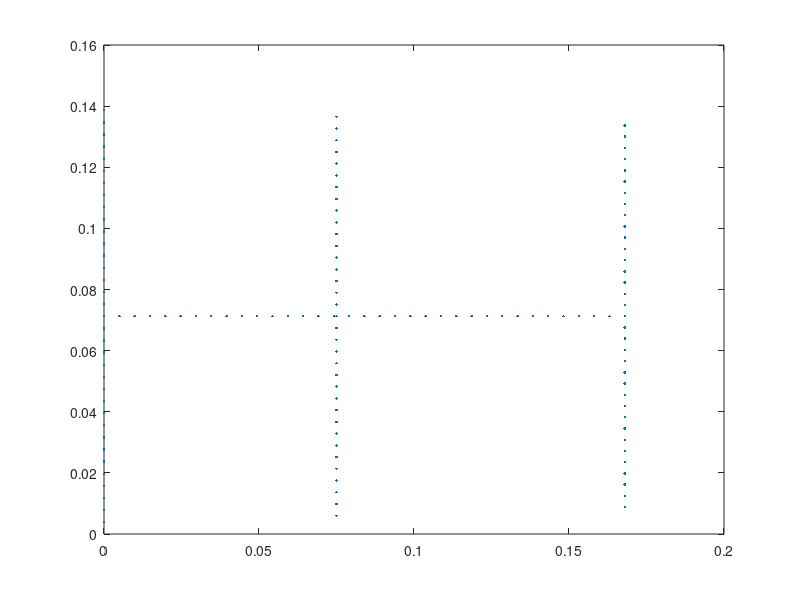

This figure's MATLAB source: (Note: this script raises an error after producing the figure.)
function Prob_3b()
clc
close all
f=1e9;u0=4*pi*1e-7;e0=1/36/pi*1e-9;
w=2*pi*f;
Imped=[];
lambda=3e8/f;
k0=w/3e8;
%first the antenna should be discretize in N1 N2 N3 part for every
%parasitic element
%For Reflector
for N1=35:8:65

    L1=0.475*lambda;
    dl1=L1/(N1+2);
    X=zeros(N1,1);
    Y=zeros(N1,1);
    Z=(linspace(dl1,L1-dl1,N1))';
    DL=ones(N1,1)*dl1;
    Num=ones(N1,1);
    %For Dipole
%     N21=floor(N1/2);
%     L2=0.23*lambda;
%     dl21=L2/(N21+1);
%     X=[X;ones(N21,1)*lambda/4];
%     Y=[Y;zeros(N21,1)];
%     Z=[Z;(linspace(.24*lambda+.015/2*lambda,L2-dl21+.23*lambda+.015/2*lambda,N21))'];
%     DL=[DL;ones(N21,1)*dl21];
% 
%     N22=floor(N1/2);
%     dl22=L2/(N22+1);
%     X=[X;ones(N22,1)*lambda/4];
%     Y=[Y;zeros(N22,1)];
%     Z=[Z;(linspace(dl22+.015/2*lambda,.22*lambda+.015/2*lambda,N22))'];
%     DL=[DL;ones(N22,1)*dl22];
%     N2=N21+N22;

    N2=N1;
    L2=0.46*lambda;
    dl2=L2/(N2+2);
    X=[X;ones(N2,1)*lambda/4];
    Y=[Y;zeros(N2,1)];
    Z=[Z;(linspace(dl2+.015*lambda/2,L2-dl2+.015*lambda/2,N2))'];
    DL=[DL;ones(N2,1)*dl2];
    Num=[Num;ones(N2,1)*2];
    %For Dirctor
    N3=N1;
    L3=0.44*lambda;
    dl3=L3/(N3+2);
    X=[X;ones(N3,1)*lambda*0.56];
    Y=[Y;zeros(N3,1)];
    Z=[Z;(linspace(dl3+.035/2*lambda,L3-dl3+.035/2*lambda,N3))'];
    DL=[DL;ones(N3,1)*dl3];
    Num=[Num;ones(N3,1)*3];
    %For Boom
    N4=N1;
    L4=.56*lambda;
    dl4=L4/(N4+2);
    X=[X;(linspace(0,L4,N4))'];
    Y=[Y;ones(N4,1)*0];
    Z=[Z;ones(N4,1)*(.23*lambda+.015/2*lambda)];
    DL=[DL;ones(N4,1)*dl4];
    Num=[Num;ones(N4,1)*4];
    figure(4)
    plot(X,Z,'.')
    % %------------------------------------------------------------------
    N=N1+N2+N3+N4;
    d=lambda/1000;
    d1=d;
    for m=1:N
        for n=1:N
            if (Num(n)<4 & Num(m)<4)
                Reff=Psi_1(Z(n),Z(m),DL(m),DL(n),d+abs(X(n)-X(m)));
                psi(m,n)=DL(m)*DL(n)*1/4/pi/Reff*exp(-i*k0*Reff);
                
                Reffpp=Psi_1(Z(n)+DL(n),Z(m)+DL(m),DL(m),DL(n),d+abs(X(n)-X(m)));
                Psipp(m,n)=1/4/pi/Reffpp*exp(-i*k0*Reffpp);

                Reffpn=Psi_1(Z(n)+DL(n),Z(m),DL(m),DL(n),d+abs(X(n)-X(m)));
                Psipn(m,n)=1/4/pi/Reffpn*exp(-i*k0*Reffpn);

                Reffnp=Psi_1(Z(n),Z(m)+DL(m),DL(m),DL(n),d+abs(X(n)-X(m)));
                Psinp(m,n)=1/4/pi/Reffnp*exp(-i*k0*Reffnp);
                
                Reffnn=Psi_1(Z(n),Z(m),DL(m),DL(n),d+abs(X(n)-X(m)));
                Psinn(m,n)=1/4/pi/Reffnn*exp(-i*k0*Reffnn);
                
                
            elseif(Num(m)==4 & Num(n)==4)
                Reff=Psi_1(X(n),X(m),DL(m),DL(n),d);
                psi(m,n)=DL(m)*DL(n)*1/4/pi/Reff*exp(-i*k0*Reff);
                
                Reffpp=Psi_1(X(n)+DL(n)/2,X(m)+DL(m)/2,DL(m),DL(n),d);
                Psipp(m,n)=1/4/pi/Reffpp*exp(-i*k0*Reffpp);

                Reffpn=Psi_1(X(n)+DL(n)/2,X(m)-DL(n)/2,DL(m),DL(n),d);
                Psipn(m,n)=1/4/pi/Reffpn*exp(-i*k0*Reffpn);

                Reffnp=Psi_1(X(n)-DL(m)/2,X(m)+DL(m)/2,DL(m),DL(n),d);
                Psinp(m,n)=1/4/pi/Reffnp*exp(-i*k0*Reffnp);
                
                Reffnn=Psi_1(X(n),X(m),DL(m),DL(n),d);
                Psinn(m,n)=1/4/pi/Reffnn*exp(-i*k0*Reffnn);

            else
%                  Reff=Psi_2(X(n),Z(n),X(m),Z(m),DL(n),DL(m),d1);
%                  psi(m,n)=DL(m)*DL(n)*1/4/pi/Reff*exp(-i*k0*Reff);          
                psi(m,n)=0;
                Reffpp=Psi_2(X(n)+DL(n)/2,Z(n),X(m),Z(m)+DL(m)/2,DL(n),DL(m),d1);
                Psipp(m,n)=1/4/pi/Reffpp*exp(-i*k0*Reffpp);
                Reffpn=Psi_2(X(n)+DL(n)/2,Z(n),X(m),Z(m)-DL(m)/2,DL(n),DL(m),d1);
                Psipn(m,n)=1/4/pi/Reffpn*exp(-i*k0*Reffpn);

                Reffnp=Psi_2(X(n)-DL(n)/2,Z(n),X(m),Z(m)+DL(m)/2,DL(n),DL(m),d1);
                Psinp(m,n)=1/4/pi/Reffnp*exp(-i*k0*Reffnp);
                
                Reffnn=Psi_2(X(n)-DL(n)/2,Z(n),X(m),Z(m)-DL(m)/2,DL(n),DL(m),d1);
                Psinn(m,n)=1/4/pi/Reffnn*exp(-i*k0*Reffnn);
            end

            Z_an(m,n)=i*w*u0*psi(m,n)+(Psipp(m,n)+Psinn(m,n)-Psinp(m,n)-Psipn(m,n))/i/w/e0;
        end
    end
%     V=[zeros(1,N1),zeros(1,(N1-1)/2),1,zeros(1,(N1-1)/2),zeros(1,N3),zeros(1,N4)];
    V=[zeros(1,N1),zeros(1,(N1-1)/2),1,zeros(1,(N1-1)/2),zeros(1,N3),zeros(1,N4)];
    % V=[zeros(1,N1),zeros(1,(N2-1)/2),1,zeros(1,(N2-1)/2)];
    % V=[zeros(1,((N1-1)/2)),1,zeros(1,((N1-1)/2))];
    Y=inv(Z_an);
    J=Y*V';
    %****************************************************************
    J1=[0;J(1:N1);0];
    x=linspace(0,L1,length(J1))/lambda;
    figure(1)
    subplot(4,1,1)
    hold on
    plot(x,abs(J1)*1000,'b')
    J2=[0;J(N1+1:N2+N1);0];
    x=linspace(0,L2,length(J2))/lambda;
    title(['Current distribution for Yagi antenna d=\lambda/1000 L = .475\lambda Reflector'],'FontSize',13)
    xlabel('l/\labmda','FontSize',12)
    ylabel('Milliamperes','FontSize',12)
    subplot(4,1,2)
    hold on
    plot(x,abs(J2)*1000,'b-')
    title(['Current distribution for Yagi antenna d=\lambda/1000 L = .46\lambda Dipole'],'FontSize',13)
    xlabel('l/\labmda','FontSize',12)
    ylabel('Milliamperes','FontSize',12)
    subplot(4,1,3)
    hold on
    J3=[0;J(N1+N2+1:N1+N2+N3);0];
    x=linspace(0,L3,length(J3))/lambda;
    plot(x,abs(J3)*1000,'c-.')
    title(['Current distribution for Yagi antenna d=\lambda/1000 L = .44\lambda Director'],'FontSize',13)
    xlabel('l/\labmda','FontSize',12)
    ylabel('Milliamperes','FontSize',12)
    subplot(4,1,4)
    hold on
    J4=[0;J(N1+N2+N3+1:N);0];
    x=linspace(0,L4,length(J4))/lambda;
    plot(x,abs(J4)*1000,'c-.')
    title(['Current distribution for Yagi antenna d=\lambda/1000 L = .56\lambda Director'],'FontSize',13)
    xlabel('l/\labmda','FontSize',12)
    ylabel('Milliamperes','FontSize',12)
    %****************************************************************
    X1=X(1:N-N4);
    X2=X(N-N4+1:N);
    Z1=Z(1:N-N4);
    Z2=Z(N-N4+1:N);
    J1=J(1:N-N4);
    J2=J(N-N4+1:N);
    g=@(Theta,Phi)sin(Theta)*sum(J1.*exp(i*k0*(cos(Theta)*Z1+sin(Theta)*cos(Phi)*X1)))+cos(Theta)*cos(Phi)*sum(J2.*exp(i*k0*(cos(Theta)*Z2+sin(Theta)*cos(Phi)*X2)));
    %for X direction of Element
    %g1=@(Theta,Phi)cos(Theta)*cos(Phi)*sum(J2.*exp(i*k0*(cos(Theta)*Z2+sin(Theta)*cos(Phi)*X2)));
    g1=@(Theta,Phi)-sin(Phi)*sum(J2.*exp(i*k0*(cos(Theta)*Z2+sin(Theta)*cos(Phi)*X2)));
    Patternt1=[];
    Patternt2=[];
    theta=-pi:.005:pi;
    phi=linspace(0,2*pi,100);
    theta1=linspace(0,pi,100);
    P=0;
    for th=theta
        Patternt1=[Patternt1,10*log10((abs(g(th,0)))^2)];
        Patternt2=[Patternt2,10*log10((abs(g(pi/2,th)))^2)+10*log10((abs(g1(pi/2,th)))^2)];        
    end
    for th=theta1
        for ph=phi
            P=((abs(g(th,ph)))^2+(abs(g1(th,ph)))^2)*(2*pi/100)*(pi/100)*sin(th)+P;
        end
    end
    figure(2)
    G=10*log10(4*pi/P)+max(Patternt1);
    disp(['Max Gain for Yagi antenna N = ',num2str(N),': ',num2str(G)])
    Temp=find(Patternt1<(max(Patternt1)-45));
    Patternt1(Temp)=[];
    theta(Temp)=[];
    Polar(theta,Patternt1-min(Patternt1),[-35,-25,-15,-5,0],[5,15,25,40,45])
    title('Raidiation Pattern for 3 Element Yagi Antenna','FontSize',13)
    hold on
    disp(['Input Impedace of Yagi antenna L = ',num2str(1/J(N1+(N1+1)/2))])    
    figure(3)
    theta=[-pi:.005:pi];
    Temp=find(Patternt2<(max(Patternt2)-15));
    Patternt2(Temp)=[];
    theta(Temp)=[];
    Polar(theta,Patternt2-min(Patternt2),[-10,-5,0],[5,10,15])
    hold on
end
end